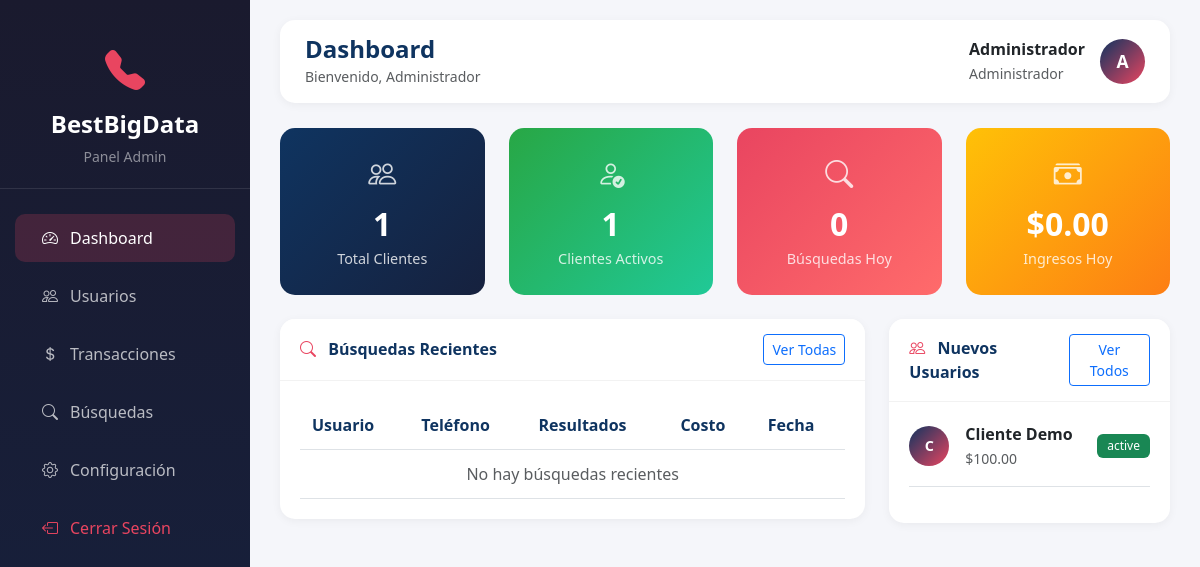
The page /admin (signed in) on the database its author committed.
### tables this page shows
CREATE TABLE IF NOT EXISTS users (
    id INT AUTO_INCREMENT PRIMARY KEY,
    name VARCHAR(100) NOT NULL,
    email VARCHAR(150) UNIQUE NOT NULL,
    password VARCHAR(255) NOT NULL,
    role ENUM('admin', 'cliente') DEFAULT 'cliente',
    balance DECIMAL(10,2) DEFAULT 0.00,
    status ENUM('active', 'inactive', 'suspended') DEFAULT 'active',
    created_at TIMESTAMP DEFAULT CURRENT_TIMESTAMP,
    updated_at TIMESTAMP DEFAULT CURRENT_TIMESTAMP ON UPDATE CURRENT_TIMESTAMP,
    last_login TIMESTAMP NULL,
    INDEX idx_email (email),
    INDEX idx_role (role),
    INDEX idx_status (status)
);

### app/controllers/AdminController.php (called while the page is built, shortened)
<?php
class AdminController extends Controller
{
    private $userModel;
    private $searchModel;
    private $user;
    public function __construct()
    {
        $this->userModel = $this->model('User');
        $this->searchModel = $this->model('Search');
        $this->user = $this->userModel->findById(Session::getUserId());
    }
    public function index()
    {
        $data = [
            'pageTitle' => 'Dashboard - Admin',
            'user' => $this->user,
            'totalClients' => $this->userModel->countClients(),
            'activeClients' => $this->userModel->countClients('active'),
            'searchesToday' => $this->searchModel->countToday(),
            'revenueToday' => $this->searchModel->getRevenueToday(),
            'recentSearches' => $this->searchModel->getRecentSearches(10),
            'recentUsers' => $this->userModel->getRecentUsers(5),
            'flash' => $this->getFlash()
        ];
        $this->view('admin/dashboard', $data);
    }
}

### app/core/App.php (called while the page is built, shortened)
<?php
class App
{
    protected $method = 'index';
    public function __construct()
    {
        $url = $this->parseUrl();
        if (isset($url[0]) && file_exists(APP_ROOT . '/app/controllers/' . ucfirst($url[0]) . 'Controller.php')) {
            unset($url[0]);
        }
        $this->controller = new $this->controller;
        $this->params = $url ? array_values($url) : [];
        call_user_func_array([$this->controller, $this->method], $this->params);
    }
    protected function parseUrl()
    {
        if (isset($_GET['url'])) {
            return explode('/', filter_var(rtrim($_GET['url'], '/'), FILTER_SANITIZE_URL));
        }
        return [];
    }
}

### index.php (called while the page is built, shortened)
<?php
require_once 'app/core/Controller.php';
require_once 'app/core/Model.php';
require_once 'app/core/Session.php';
require_once 'app/core/App.php';
$app = new App();

### app/views/helpers.php (called while the page is built, shortened)
<?php
function formatMoney($amount)
{
    return '$' . number_format(floatval($amount), 2);
}
function e($string)
{
    return htmlspecialchars($string, ENT_QUOTES, 'UTF-8');
}
function url($path = '')
{
    return BASE_URL . '/' . ltrim($path, '/');
}

### app/core/Model.php (called while the page is built, shortened)
<?php
require_once APP_ROOT . '/app/models/Conexion.php';
class Model
{
    protected $db;
    protected $table;
    protected $primaryKey = 'id';
    public function __construct()
    {
        $this->db = Conexion::getMain();
    }
    public function findById($id)
    {
        $stmt = $this->db->prepare("SELECT * FROM {$this->table} WHERE {$this->primaryKey} = ?");
        $stmt->execute([$id]);
        return $stmt->fetch();
    }
    public function count($where = null, $params = [])
    {
        $sql = "SELECT COUNT(*) as total FROM {$this->table}";
        if ($where) {
            $sql .= " WHERE " . $where;
        }
        $stmt = $this->db->prepare($sql);
        $stmt->execute($params);
        return $stmt->fetch()['total'];
    }
}

### app/models/Conexion.php (called while the page is built, shortened)
<?php
class Conexion
{
    private static $mainConnection = null;
    private static function getMainConfig()
    {
        return [
            'host' => defined('DB_HOST') ? DB_HOST : 'localhost',
            'name' => defined('DB_NAME') ? DB_NAME : 'bestbigdata',
            'user' => defined('DB_USER') ? DB_USER : 'root',
            'pass' => defined('DB_PASS') ? DB_PASS : '',
            'charset' => defined('DB_CHARSET') ? DB_CHARSET : 'utf8mb4'
        ];
    }
    public static function getMain()
    {
        if (self::$mainConnection === null) {
            $config = self::getMainConfig();
            try {
                $dsn = "mysql:host={$config['host']};dbname={$config['name']};charset={$config['charset']}";
                self::$mainConnection = new PDO($dsn, $config['user'], $config['pass'], [
                    PDO::ATTR_ERRMODE => PDO::ERRMODE_EXCEPTION,
                    PDO::ATTR_DEFAULT_FETCH_MODE => PDO::FETCH_ASSOC,
                    PDO::ATTR_EMULATE_PREPARES => false
                ]);
            } catch (PDOException $e) {
                error_log("Error de conexión principal: " . $e->getMessage());
                die("Error de conexión a la base de datos principal.");
            }
        }
        return self::$mainConnection;
    }
}

### app/core/Session.php (called while the page is built, shortened)
<?php
class Session
{
    public static function getUserId()
    {
        return $_SESSION['user_id'] ?? null;
    }
}

### app/models/User.php (called while the page is built, shortened)
<?php
class User extends Model
{
    protected $table = 'users';
    public function countClients($status = null)
    {
        $where = "role = 'cliente'";
        $params = [];
        if ($status) {
            $where .= " AND status = ?";
            $params[] = $status;
        }
        return $this->count($where, $params);
    }
    public function getRecentUsers($limit = 5)
    {
        $sql = "SELECT * FROM {$this->table} WHERE role = 'cliente' ORDER BY created_at DESC LIMIT ?";
        $stmt = $this->db->prepare($sql);
        $stmt->execute([$limit]);
        return $stmt->fetchAll();
    }
}

### app/models/Search.php (called while the page is built, shortened)
<?php
class Search extends Model
{
    protected $table = 'search_history';
    public function getRecentSearches($limit = 10)
    {
        $sql = "SELECT sh.*, u.name as user_name
                FROM {$this->table} sh
                JOIN users u ON sh.user_id = u.id
                ORDER BY sh.created_at DESC
                LIMIT ?";
        $stmt = $this->db->prepare($sql);
        $stmt->execute([$limit]);
        return $stmt->fetchAll();
    }
    public function countToday()
    {
        return $this->count("DATE(created_at) = CURDATE()");
    }
    public function getRevenueToday()
    {
        $sql = "SELECT COALESCE(SUM(cost), 0) as total FROM {$this->table} WHERE DATE(created_at) = CURDATE()";
        $stmt = $this->db->query($sql);
        return $stmt->fetch()['total'];
    }
}

### app/views/admin/dashboard.php (the view, shortened to what this page needs)
<?php
require_once APP_ROOT . '/app/views/helpers.php';
?>
<!DOCTYPE html>
<html lang="es">
<head>
    <link href="https://cdn.jsdelivr.net/npm/bootstrap@5.3.0/dist/css/bootstrap.min.css" rel="stylesheet">
    <link href="https://cdn.jsdelivr.net/npm/bootstrap-icons@1.10.0/font/bootstrap-icons.css" rel="stylesheet">
    <link href="https://cdn.datatables.net/1.13.6/css/dataTables.bootstrap5.min.css" rel="stylesheet">
    <link href="<?= url('assets/css/main.css') ?>" rel="stylesheet">
    <link href="<?= url('assets/css/admin.css') ?>" rel="stylesheet">
</head>
<body>
    <?php include APP_ROOT . '/app/views/partials/admin-sidebar.php'; ?>
    <div class="main-content">
        <?php
        $title = 'Dashboard';
        $subtitle = 'Bienvenido, ' . e($user['name']);
        include APP_ROOT . '/app/views/partials/topbar.php';
        ?>
        <div class="row mb-4">
            <div class="col-md-3">
                <div class="stat-card">
                    <i class="bi bi-people fs-3"></i>
                    <h3><?= number_format($totalClients) ?></h3>
                    <p>Total Clientes</p>
                </div>
            </div>
            <div class="col-md-3">
                <div class="stat-card success">
                    <i class="bi bi-person-check fs-3"></i>
                    <h3><?= number_format($activeClients) ?></h3>
                    <p>Clientes Activos</p>
                </div>
            </div>
            <div class="col-md-3">
                <div class="stat-card accent">
                    <i class="bi bi-search fs-3"></i>
                    <h3><?= number_format($searchesToday) ?></h3>
                    <p>Búsquedas Hoy</p>
                </div>
            </div>
            <div class="col-md-3">
                <div class="stat-card warning">
                    <i class="bi bi-cash-stack fs-3"></i>
                    <h3><?= formatMoney($revenueToday) ?></h3>
                    <p>Ingresos Hoy</p>
                </div>
            </div>
        </div>
        <div class="row">
            <div class="col-md-8">
                <div class="card">
                    <div class="card-header d-flex justify-content-between align-items-center">
                        <span><i class="bi bi-search"></i> Búsquedas Recientes</span>
                        <a href="<?= url('admin/searches') ?>" class="btn btn-sm btn-outline-primary">Ver Todas</a>
                    </div>
                    <div class="card-body">
                        <div class="table-responsive">
                            <table class="table table-hover">
                                <thead>
                                    <tr>
                                        <th>Usuario</th>
                                        <th>Teléfono</th>
                                        <th>Resultados</th>
                                        <th>Costo</th>
                                        <th>Fecha</th>
                                    </tr>
                                </thead>
                                <tbody>
                                    <?php if (empty($recentSearches)): ?>
                                    <tr>
                                        <td colspan="5" class="text-center text-muted">No hay búsquedas recientes</td>
                                    </tr>
                                    <?php endif; ?>
                                </tbody>
                            </table>
                        </div>
                    </div>
                </div>
            </div>
            <div class="col-md-4">
                <div class="card">
                    <div class="card-header d-flex justify-content-between align-items-center">
                        <span><i class="bi bi-people"></i> Nuevos Usuarios</span>
                        <a href="<?= url('admin/users') ?>" class="btn btn-sm btn-outline-primary">Ver Todos</a>
                    </div>
                    <div class="card-body">
                        <?php foreach ($recentUsers as $client): ?>
                        <div class="d-flex align-items-center mb-3 pb-3 border-bottom">
                            <div class="avatar me-3" style="width:40px;height:40px;font-size:0.9rem;">
                                <?= strtoupper(substr($client['name'], 0, 1)) ?>
                            </div>
                            <div class="flex-grow-1">
                                <strong><?= e($client['name']) ?></strong>
                                <br><small class="text-muted"><?= formatMoney($client['balance']) ?></small>
                            </div>
                            <span class="badge bg-<?= $client['status'] === 'active' ? 'success' : 'secondary' ?>">
                                <?= $client['status'] ?>
                            </span>
                        </div>
                        <?php endforeach; ?>
                    </div>
                </div>
            </div>
        </div>
    </div>
</body>
</html>

### app/views/partials/topbar.php (shortened to what this page needs)
<div class="top-bar">
    <div>
        <h4 class="mb-0"><?= e($title ?? 'Dashboard') ?></h4>
        <small class="text-muted"><?= e($subtitle ?? '') ?></small>
    </div>
    <div class="user-info">
        <?php if (isset($showBalance) && $showBalance): ?>
        <div class="text-end">
            <span class="text-muted">Mi Saldo:</span><br>
            <span class="balance-display <?= $user['balance'] < ($settings['min_balance_alert'] ?? 10) ? 'text-danger' : '' ?>">
                <?= formatMoney($user['balance']) ?>
            </span>
        </div>
        <?php else: ?>
        <div>
            <strong><?= e($user['name']) ?></strong>
            <br><small class="text-muted"><?= $user['role'] === 'admin' ? 'Administrador' : 'Cliente' ?></small>
        </div>
        <?php endif; ?>
        <div class="avatar">
            <?= strtoupper(substr($user['name'], 0, 1)) ?>
        </div>
    </div>
</div>

### assets/css/main.css (style rules this page uses)
:root { --primary-color: #0f3460; --secondary-color: #16213e; --accent-color: #e94560; --bg-dark: #1a1a2e; --success-color: #28a745; --warning-color: #ffc107; --danger-color: #dc3545; --light-bg: #f5f6fa; --card-shadow: 0 2px 10px rgba(0, 0, 0, 0.05); --card-radius: 15px; }
* { margin: 0; padding: 0; box-sizing: border-box; }
body { background-color: var(--light-bg); font-family: 'Segoe UI', Tahoma, Geneva, Verdana, sans-serif; min-height: 100vh; }
.main-content { margin-left: 250px; padding: 20px 30px; min-height: 100vh; }
.top-bar { background: #fff; padding: 15px 25px; border-radius: var(--card-radius); box-shadow: var(--card-shadow); margin-bottom: 25px; display: flex; justify-content: space-between; align-items: center; }
.top-bar h4 { color: var(--primary-color); font-weight: 600; }
.user-info { display: flex; align-items: center; gap: 15px; }
.avatar { width: 45px; height: 45px; border-radius: 50%; background: linear-gradient(135deg, var(--primary-color) 0%, var(--accent-color) 100%); display: flex; align-items: center; justify-content: center; color: #fff; font-weight: bold; font-size: 1.1rem; }
.card { border: none; border-radius: var(--card-radius); box-shadow: var(--card-shadow); margin-bottom: 20px; overflow: hidden; }
.card-header { background: #fff; border-bottom: 1px solid rgba(0, 0, 0, 0.05); padding: 15px 20px; font-weight: 600; color: var(--primary-color); }
.card-header i { margin-right: 8px; color: var(--accent-color); }
.card-body { padding: 20px; }
.stat-card { background: linear-gradient(135deg, var(--primary-color) 0%, var(--secondary-color) 100%); color: #fff; border-radius: var(--card-radius); padding: 25px; text-align: center; transition: transform 0.3s ease; height: 100%; }
.stat-card i { opacity: 0.8; margin-bottom: 10px; }
.stat-card h3 { font-size: 2rem; font-weight: 700; margin: 10px 0 5px; }
.stat-card p { margin: 0; opacity: 0.8; font-size: 0.9rem; }
.stat-card.success { background: linear-gradient(135deg, #28a745 0%, #20c997 100%); }
.stat-card.accent { background: linear-gradient(135deg, var(--accent-color) 0%, #ff6b6b 100%); }
.stat-card.warning { background: linear-gradient(135deg, #ffc107 0%, #fd7e14 100%); }
.table { margin-bottom: 0; }
.table th { font-weight: 600; color: var(--primary-color); border-top: none; padding: 12px; }
.table td { padding: 12px; vertical-align: middle; }
.badge { padding: 6px 10px; border-radius: 6px; font-weight: 500; }

### rows shown on the page
users: name "Bienvenido, Administrador", name "Administrador", name "A"
users: name "C", name "Cliente Demo", balance "$100.00", status "active"

### other values the page prints
$title "Dashboard"
$totalClients "1"
$activeClients "1"
$searchesToday "0"
formatMoney($revenueToday) "$0.00"
